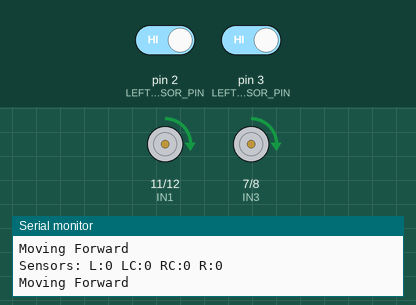
Simulated run of this sketch. Board: Arduino Uno, built with avr-gcc and run on an emulated ATmega328P. On the bench: motor-driver pin pairs drawn as motors (green arrow = first pin HIGH = forward, orange = second pin HIGH = backward, longer = more drive, scaled by the enable pin), the last lines printed to the serial monitor. Inputs (shaded band) come from the test bench; at power-on: pin 2 (LEFT_SENSOR_PIN) HIGH, pin 3 (LEFT_CENTER_SENSOR_PIN) HIGH.

Above: at 7.2 s.
7.3 s: pin 2 (LEFT_SENSOR_PIN) driven LOW
At 8.2 s:
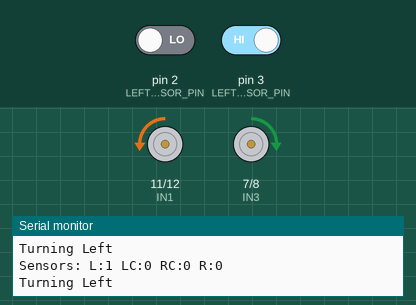
8.9 s: pin 2 (LEFT_SENSOR_PIN) driven HIGH
At 9.8 s:
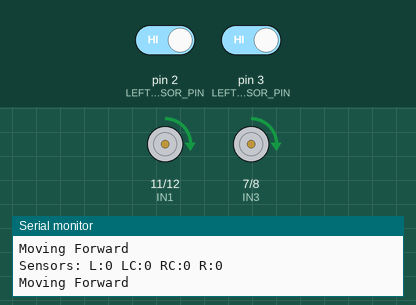
10.4 s: pin 3 (LEFT_CENTER_SENSOR_PIN) driven LOW
At 11.3 s:
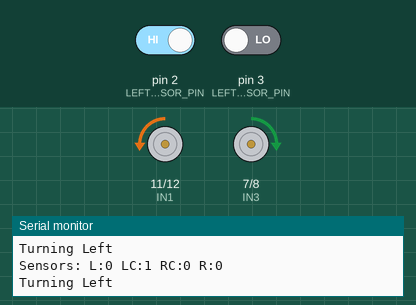
Timing chart, 0 to 13.4 s (numbered marks = the images above; inputs shaded):
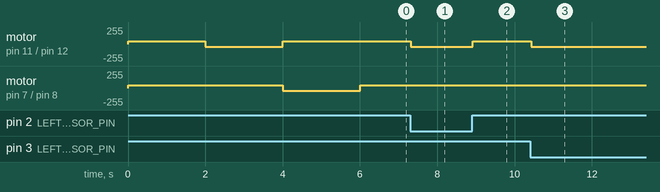

The sketch:

ArduinoSelfDrivingCarCode20240718.ino
```cpp
#define ENA 9
#define ENB 10
#define IN1 11
#define IN2 12
#define IN3 7
#define IN4 8

#define LEFT_SENSOR_PIN 2
#define LEFT_CENTER_SENSOR_PIN 3
#define RIGHT_CENTER_SENSOR_PIN 4
#define RIGHT_SENSOR_PIN 5

#define MAX_SPEED 50
#define BASE_SPEED 40

volatile bool leftSensor = false;
volatile bool leftCenterSensor = false;
volatile bool rightCenterSensor = false;
volatile bool rightSensor = false;

void setup() {
  pinMode(ENA, OUTPUT);
  pinMode(ENB, OUTPUT);
  pinMode(IN1, OUTPUT);
  pinMode(IN2, OUTPUT);
  pinMode(IN3, OUTPUT);
  pinMode(IN4, OUTPUT);

  pinMode(LEFT_SENSOR_PIN, INPUT_PULLUP);
  pinMode(LEFT_CENTER_SENSOR_PIN, INPUT_PULLUP);
  pinMode(RIGHT_CENTER_SENSOR_PIN, INPUT_PULLUP);
  pinMode(RIGHT_SENSOR_PIN, INPUT_PULLUP);

  attachInterrupt(digitalPinToInterrupt(LEFT_SENSOR_PIN), leftSensorISR, CHANGE);
  attachInterrupt(digitalPinToInterrupt(LEFT_CENTER_SENSOR_PIN), leftCenterSensorISR, CHANGE);
  attachInterrupt(digitalPinToInterrupt(RIGHT_CENTER_SENSOR_PIN), rightCenterSensorISR, CHANGE);
  attachInterrupt(digitalPinToInterrupt(RIGHT_SENSOR_PIN), rightSensorISR, CHANGE);

  Serial.begin(115200);

  // 모터 테스트
  testMotors();
}

void loop() {
  // 센서 상태 출력
  printSensorStatus();

  if (leftSensor || leftCenterSensor) {
    Serial.println("Turning Left");
    turnLeft();
  } else if (rightSensor || rightCenterSensor) {
    Serial.println("Turning Right");
    turnRight();
  } else {
    Serial.println("Moving Forward");
    moveForward();
  }

  delay(100);  // 짧은 지연 추가
}

void printSensorStatus() {
  Serial.print("Sensors: L:");
  Serial.print(leftSensor);
  Serial.print(" LC:");
  Serial.print(leftCenterSensor);
  Serial.print(" RC:");
  Serial.print(rightCenterSensor);
  Serial.print(" R:");
  Serial.println(rightSensor);
}

void leftSensorISR() {
  leftSensor = !digitalRead(LEFT_SENSOR_PIN);
}

void leftCenterSensorISR() {
  leftCenterSensor = !digitalRead(LEFT_CENTER_SENSOR_PIN);
}

void rightCenterSensorISR() {
  rightCenterSensor = !digitalRead(RIGHT_CENTER_SENSOR_PIN);
}

void rightSensorISR() {
  rightSensor = !digitalRead(RIGHT_SENSOR_PIN);
}

void moveForward() {
  digitalWrite(IN1, HIGH);
  digitalWrite(IN2, LOW);
  digitalWrite(IN3, HIGH);
  digitalWrite(IN4, LOW);
  analogWrite(ENA, BASE_SPEED);
  analogWrite(ENB, BASE_SPEED);
}

void turnLeft() {
  digitalWrite(IN1, LOW);
  digitalWrite(IN2, HIGH);
  digitalWrite(IN3, HIGH);
  digitalWrite(IN4, LOW);
  analogWrite(ENA, BASE_SPEED);
  analogWrite(ENB, BASE_SPEED);
}

void turnRight() {
  digitalWrite(IN1, HIGH);
  digitalWrite(IN2, LOW);
  digitalWrite(IN3, LOW);
  digitalWrite(IN4, HIGH);
  analogWrite(ENA, BASE_SPEED);
  analogWrite(ENB, BASE_SPEED);
}

void testMotors() {
  Serial.println("Testing motors...");

  Serial.println("Moving forward");
  moveForward();
  delay(2000);

  Serial.println("Turning left");
  turnLeft();
  delay(2000);

  Serial.println("Turning right");
  turnRight();
  delay(2000);

  Serial.println("Stopping");
  analogWrite(ENA, 0);
  analogWrite(ENB, 0);

  Serial.println("Motor test complete");
}
```

Measured:
- after the input at 7.3 s, motor on pin 11 (IN1) / pin 12 (IN2): forward 40/255 → backward 40/255 at once
- after the input at 8.9 s, motor on pin 11 (IN1) / pin 12 (IN2): backward 40/255 → forward 40/255 at once
- after the input at 10.4 s, motor on pin 11 (IN1) / pin 12 (IN2): forward 40/255 → backward 40/255 at once
